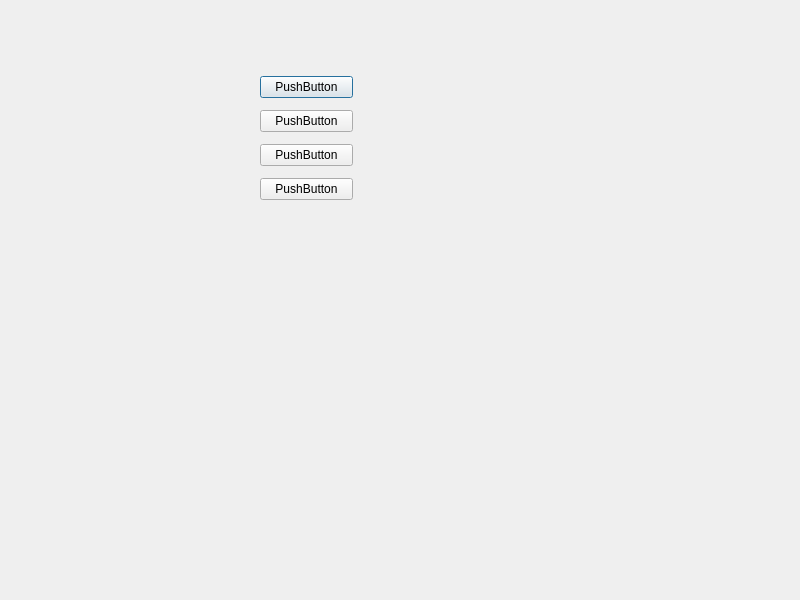
<?xml version="1.0" encoding="UTF-8"?>
<ui version="4.0">
 <class>fourtoggle</class>
 <widget class="QDialog" name="fourtoggle">
  <property name="geometry">
   <rect>
    <x>0</x>
    <y>0</y>
    <width>800</width>
    <height>600</height>
   </rect>
  </property>
  <property name="windowTitle">
   <string>fourtoggle</string>
  </property>
  <widget class="QWidget" name="">
   <property name="geometry">
    <rect>
     <x>260</x>
     <y>70</y>
     <width>93</width>
     <height>140</height>
    </rect>
   </property>
   <layout class="QVBoxLayout" name="verticalLayout">
    <item>
     <widget class="QPushButton" name="pushButton_3">
      <property name="text">
       <string>PushButton</string>
      </property>
      <property name="checkable">
       <bool>true</bool>
      </property>
     </widget>
    </item>
    <item>
     <widget class="QPushButton" name="pushButton_2">
      <property name="text">
       <string>PushButton</string>
      </property>
      <property name="checkable">
       <bool>true</bool>
      </property>
     </widget>
    </item>
    <item>
     <widget class="QPushButton" name="pushButton">
      <property name="text">
       <string>PushButton</string>
      </property>
      <property name="checkable">
       <bool>true</bool>
      </property>
     </widget>
    </item>
    <item>
     <widget class="QPushButton" name="pushButton_4">
      <property name="text">
       <string>PushButton</string>
      </property>
      <property name="checkable">
       <bool>true</bool>
      </property>
     </widget>
    </item>
   </layout>
  </widget>
 </widget>
 <resources/>
 <connections/>
</ui>
